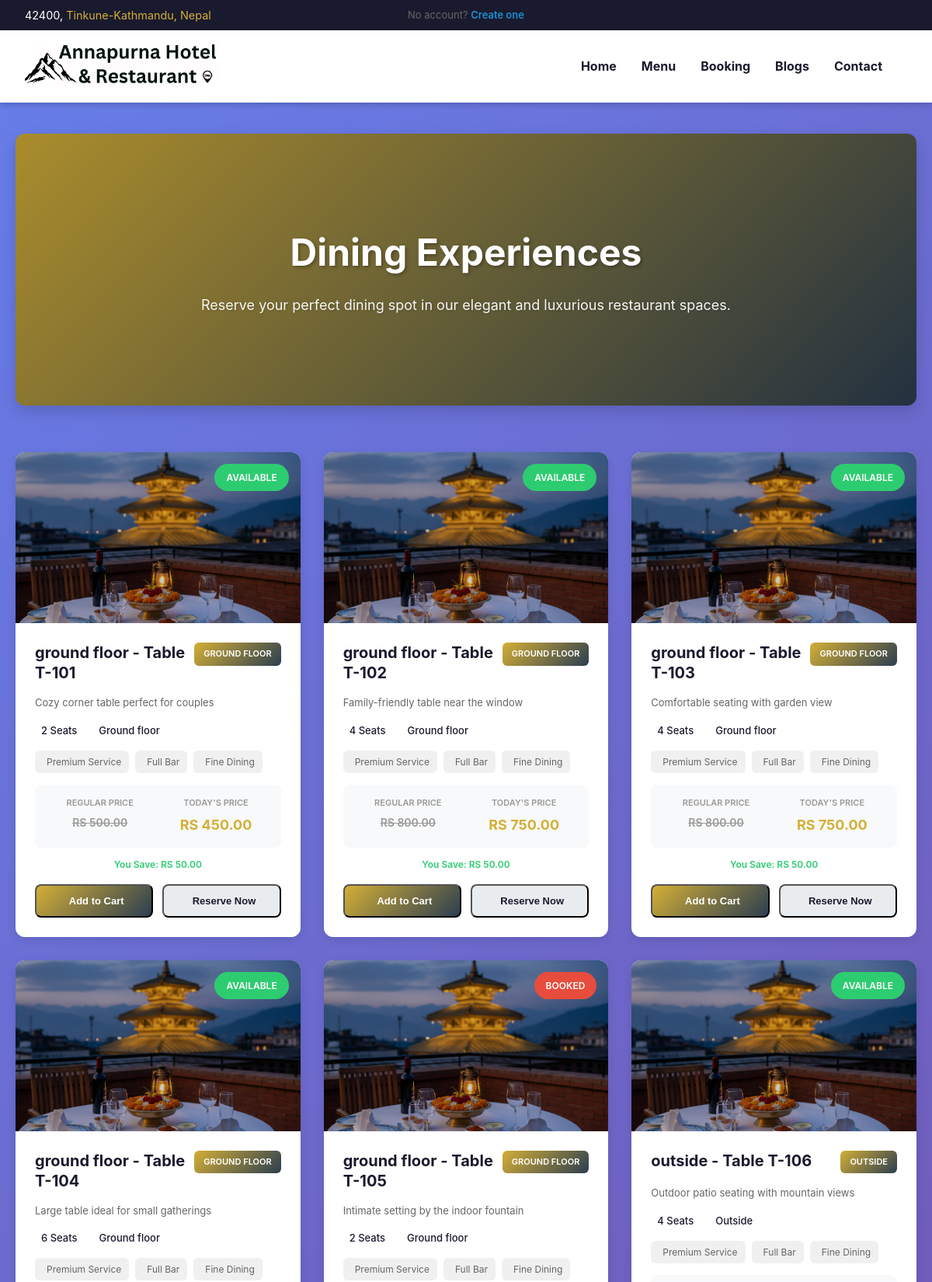
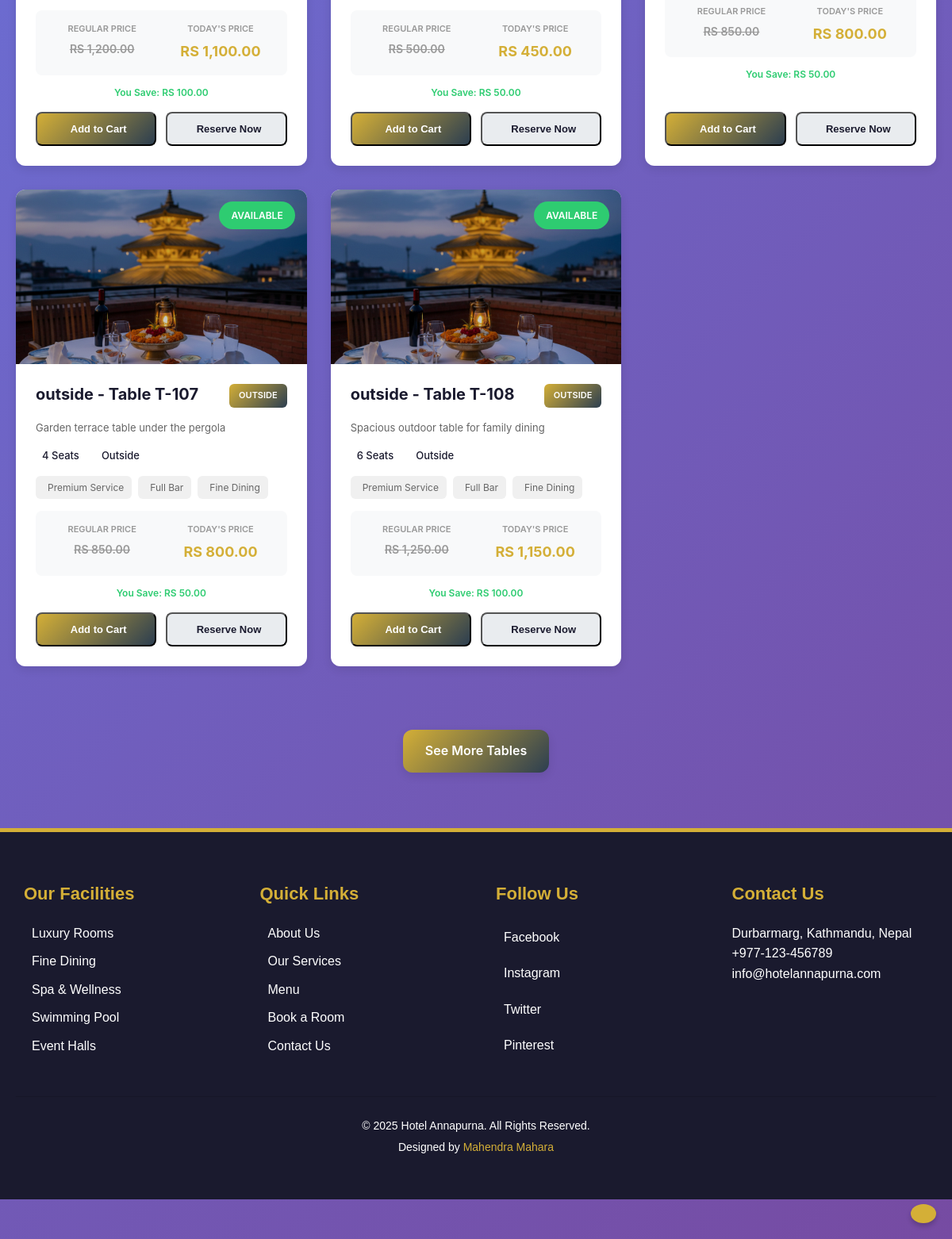
/tables.php, run on the app's committed database (2 pictures, top to bottom).
### tables this page shows
CREATE TABLE `tables` (
  `id` int(11) NOT NULL,
  `image_path` varchar(255) DEFAULT NULL,
  `table_no` varchar(50) NOT NULL,
  `total_chairs` int(11) NOT NULL,
  `booking_status` enum('available','booked','reserved','maintenance','occupied') DEFAULT 'available',
  `price_main` decimal(10,2) NOT NULL,
  `price_today` decimal(10,2) DEFAULT NULL,
  `location` enum('ground floor','first floor','outside','inside') DEFAULT 'ground floor',
  `short_description` text DEFAULT NULL,
  `created_at` timestamp NOT NULL DEFAULT current_timestamp(),
  `updated_at` timestamp NOT NULL DEFAULT current_timestamp() ON UPDATE current_timestamp()
);

### tables.php (the view, shortened to what this page needs)
<?php
require_once('includes/header.php');
require_once('config/db.php');
$limit = 8;
$page = isset($_GET['page']) ? $_GET['page'] : 1;
$total_limit = $limit * $page;
$stmt_tables = $conn->prepare("SELECT * FROM tables ORDER BY created_at DESC LIMIT ?");
$stmt_tables->bind_param("i", $total_limit);
$stmt_tables->execute();
$tables_result = $stmt_tables->get_result();
$tables_count_result = $conn->query("SELECT COUNT(*) as total FROM tables");
$total_tables = mysqli_fetch_assoc($tables_count_result)['total'];
$tables = [];
while($row = mysqli_fetch_assoc($tables_result)) {
    $tables[] = $row;
}
?>
<main class="tables-container">
    <header class="tables-hero">
        <div class="tables-hero-overlay"></div>
        <div class="tables-hero-content">
            <h1>Dining Experiences</h1>
            <p>Reserve your perfect dining spot in our elegant and luxurious restaurant spaces.</p>
        </div>
    </header>
    <section class="tables-grid">
        <?php foreach($tables as $table):
            $price_today = $table['price_today'] ? $table['price_today'] : $table['price_main'];
            $image_url = !empty($table['image_path']) ? $table['image_path'] : 'https://via.placeholder.com/400x300?text=Table';
        ?>
        <article class="tables-card">
            <div class="tables-card-image-wrapper">
                <img src="<?php echo htmlspecialchars($image_url); ?>" alt="<?php echo htmlspecialchars($table['location']); ?> - Table <?php echo htmlspecialchars($table['table_no']); ?>" class="tables-image">
                <div class="tables-card-overlay"></div>
                <span class="tables-status-badge <?php echo $table['booking_status']; ?>"><?php echo ucfirst($table['booking_status']); ?></span>
            </div>
            <div class="tables-content">
                <div class="tables-header">
                    <h2 class="tables-title"><?php echo htmlspecialchars($table['location']); ?> - Table <?php echo htmlspecialchars($table['table_no']); ?></h2>
                    <span class="tables-location-badge"><?php echo ucfirst($table['location']); ?></span>
                </div>
                <p class="tables-description"><?php echo htmlspecialchars($table['short_description']); ?></p>
                <div class="tables-info">
                    <div class="tables-info-item">
                        <span><?php echo $table['total_chairs']; ?> Seat<?php echo $table['total_chairs'] > 1 ? 's' : ''; ?></span>
                    </div>
                    <div class="tables-info-item">
                        <span><?php echo ucfirst($table['location']); ?></span>
                    </div>
                </div>
                <div class="tables-features">
                    <span class="tables-feature"><i class="fas fa-star"></i> Premium Service</span>
                    <span class="tables-feature"><i class="fas fa-wine-glass-alt"></i> Full Bar</span>
                    <span class="tables-feature"><i class="fas fa-utensils"></i> Fine Dining</span>
                </div>
                <div class="tables-pricing">
                    <div class="tables-price-item">
                        <span class="tables-price-label">Regular Price</span>
                        <span class="tables-price-original">RS <?php echo number_format($table['price_main'], 2); ?></span>
                    </div>
                    <div class="tables-price-item">
                        <span class="tables-price-label">Today's Price</span>
                        <span class="tables-price-current">RS <?php echo number_format($price_today, 2); ?></span>
                    </div>
                </div>
                <div class="tables-savings">
                    You Save: RS <?php echo number_format($table['price_main'] - $price_today, 2); ?>
                </div>
                <footer class="tables-card-footer">
                    <button onclick="addTableToCart(<?php echo htmlspecialchars(json_encode($table)); ?>)" class="tables-reserve-btn">
                        <i class="fas fa-shopping-cart"></i> Add to Cart
                    </button>
                    <button onclick="reserveTable(<?php echo htmlspecialchars(json_encode($table)); ?>)" class="tables-explore-btn">
                        <i class="fas fa-calendar-check"></i> Reserve Now
                    </button>
                </footer>
            </div>
        </article>
        <?php endforeach; ?>
    </section>
    <div class="tables-pagination">
        <?php if($total_tables > $page * $limit): ?>
        <a href="?page=<?php echo $page + 1; ?>" class="tables-see-more-btn">See More Tables</a>
        <?php endif; ?>
    </div>
</main>
<?php require_once('includes/footer.php'); ?>

### assets/css/style.css (style rules this page uses)
:root { --primary-color: #ffffff; --secondary-color: #1a1a2e; --accent-color: #d4af37; --hover-color: #f5a623; --band-hover-color: #8bc34a; --shadow-color: rgba(0, 0, 0, 0.15); --border-radius: 12px; --bg-light: #f8f9fd; --bg-dark: #0f1419; --gradient-start: #1a1a2e; --gradient-end: #0f1419; --success-color: #2ecc71; --warning-color: #f39c12; --border-radius: 12px; --border-radius-lg: 20px; --text-color: #2d3748; --input-bg: #f7fafc; --input-border: #e2e8f0; }
* { margin: 0; padding: 0; box-sizing: border-box; }
body { background-color: var(--primary-color); font-family: 'Segoe UI', Tahoma, Geneva, Verdana, sans-serif; color: var(--secondary-color); line-height: 1.6; }

### assets/css/blog.css (style rules this page uses)
a { text-decoration: none; color: #333; }

### assets/css/cart.css (style rules this page uses)
* { margin: 0; padding: 0; box-sizing: border-box; }

### assets/css/blog-read.css (style rules this page uses)
* { margin: 0; padding: 0; box-sizing: border-box; }
body { font-family: 'Inter', sans-serif; background: #f8f9fa; color: #2d3748; }

### assets/css/my-bookings.css (style rules this page uses)
body { background: linear-gradient(135deg, #667eea 0%, #764ba2 100%); min-height: 100vh; padding-bottom: 50px; }

### assets/css/my-orders.css (style rules this page uses)
body { min-height: 100vh; padding-bottom: 50px; }

### data on the page
tables: image_path (picture), booking_status "AVAILABLE", location "ground floor", table_no "T-101", location "GROUND FLOOR", short_description "Cozy corner table perfect for couples", total_chairs "2", location "Ground floor", price_main "500.00", price_today "450.00", $table['price_main'] - $price_today "50.00"
tables: image_path (picture), booking_status "AVAILABLE", location "ground floor", table_no "T-102", location "GROUND FLOOR", short_description "Family-friendly table near the window", total_chairs "4", location "Ground floor", price_main "800.00", price_today "750.00", $table['price_main'] - $price_today "50.00"
tables: image_path (picture), booking_status "AVAILABLE", location "ground floor", table_no "T-103", location "GROUND FLOOR", short_description "Comfortable seating with garden view", total_chairs "4", location "Ground floor", price_main "800.00", price_today "750.00", $table['price_main'] - $price_today "50.00"
tables: image_path (picture), booking_status "AVAILABLE", location "ground floor", table_no "T-104", location "GROUND FLOOR", short_description "Large table ideal for small gatherings", total_chairs "6", location "Ground floor", price_main "1,200.00", price_today "1,100.00", $table['price_main'] - $price_today "100.00"
tables: image_path (picture), booking_status "BOOKED", location "ground floor", table_no "T-105", location "GROUND FLOOR", short_description "Intimate setting by the indoor fountain", total_chairs "2", location "Ground floor", price_main "500.00", price_today "450.00", $table['price_main'] - $price_today "50.00"
tables: image_path (picture), booking_status "AVAILABLE", location "outside", table_no "T-106", location "OUTSIDE", short_description "Outdoor patio seating with mountain views", total_chairs "4", location "Outside", price_main "850.00", price_today "800.00", $table['price_main'] - $price_today "50.00"
tables: image_path (picture), booking_status "AVAILABLE", location "outside", table_no "T-107", location "OUTSIDE", short_description "Garden terrace table under the pergola", total_chairs "4", location "Outside", price_main "850.00", price_today "800.00", $table['price_main'] - $price_today "50.00"
tables: image_path (picture), booking_status "AVAILABLE", location "outside", table_no "T-108", location "OUTSIDE", short_description "Spacious outdoor table for family dining", total_chairs "6", location "Outside", price_main "1,250.00", price_today "1,150.00", $table['price_main'] - $price_today "100.00"
